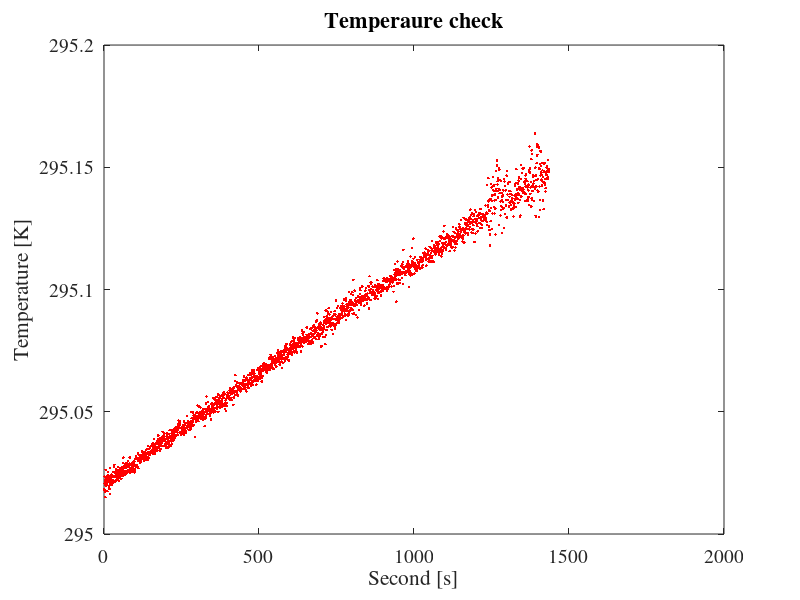
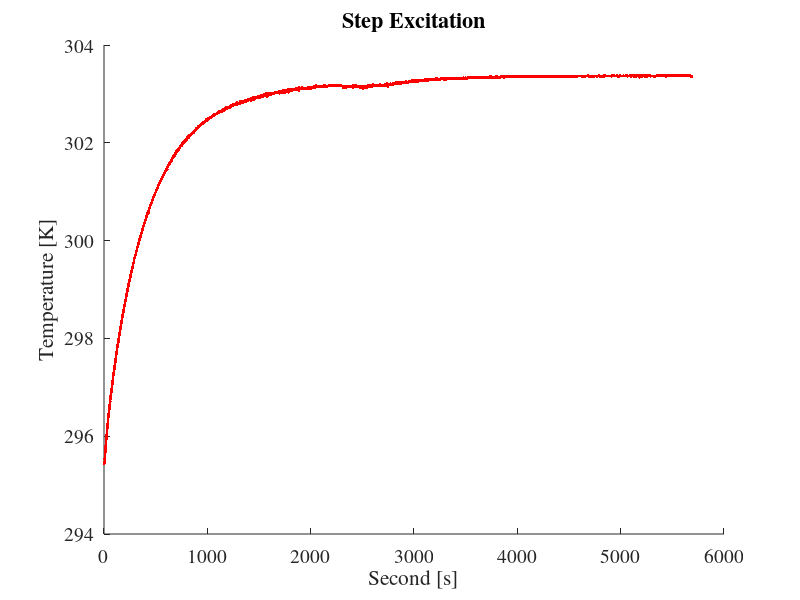

These charts were generated, in order, by the following MATLAB code: (Note: this script raises an error after producing the figures.)
%% PID Control
%dati per modello
T1_m=2.944;
T2_m=125.010;
H0_m= 7.943083;
e = 2.718281828459046;
eps_m=20;

%% Temperature check
% Import data
%path(path,'C:\Users\Federico\Documents\GitHub\ExpMethods\01_PID_Control');
load('tempcheck.mat');
% Plot
plot(tcheck.t,tcheck.T,'Linestyle','none','Marker','.',...
    'color','r');
set(gca, 'FontName', 'Times');
set(gca,'FontSize',14);
xlabel('Second [s]');
ylabel('Temperature [K]');
hTitle = title('Temperaure check');
set(hTitle,'FontSize',16);
% Calculate mean and std
Tm = mean(tcheck.T);
sigma_T = std(tcheck.T);
% Make a log
disp(sprintf('\n-------- TEMPERATURE CHECK --------'));
disp(sprintf('Average temperature: %d',Tm));
disp(sprintf('Temperature deviation: %d',sigma_T));
disp(sprintf('-----------------------------------\n'));
print('t_check','-depsc')
%% Step excitation
load('step.mat');
% Plot
figure();
hold on;
plot(step.t,step.T,'Linestyle','none','Marker','.',...
    'color','r');
set(gca, 'FontName', 'Times');
set(gca,'FontSize',14);
xlabel('Second [s]');
ylabel('Temperature [K]');
hTitle = title('Step Excitation');
set(hTitle,'FontSize',16);
% max value
asymptote = regressione_lineare(step.t(1,7000:7153),step.T(1,7000:7153), std(step.T(1,7000:7153)));
%plot(step.t, step.t.*asymptote.m+asymptote.b)
asym = step.t(end).*asymptote.m+asymptote.b;
print('step_p','-depsc')
%% Get H0 value
H0 = asym  - step.T(1);%step.T(end-10) - step.T(1);
delta_e=1;
modelstep=delta_e*H0*(ones(size(step.t))-T1/(T1-T2)*exp(-(step.t)./T1)+T2/(T1-T2)*exp(-(step.t)./T2)) + min(step.T);
plot(step.t, modelstep,'Linestyle','none','Marker','.',...
    'color','b');


% Make a log
disp(sprintf('\n-------- STEP EXCITATION --------'));
disp(sprintf('H_0: %d',H0));
disp(sprintf('-----------------------------------\n'));

%% Pulse excitation
close all
load('pulse.mat');
% Plot
plot(pulse.t,pulse.T,'Linestyle','none','Marker','.',...
    'color','r');set(gca, 'FontName', 'Times');
set(gca,'FontSize',14);
xlabel('Second [s]');
ylabel('Temperature [K]');
hTitle = title('Pulse Excitation');
set(hTitle,'FontSize',16);
hold on;
print('pulse', '-depsc');

delta_e=1;
modelstep2=delta_e*H0_m*(ones(size(pulse.t(1,1:33)))-T1_m/(T1_m-T2_m)*exp(-pulse.t(1,1:33)./T1_m)+T2_m/(T1_m-T2_m)*exp(-pulse.t(1,1:33)./T2_m)) + min(pulse.T);
modelpulse=delta_e*H0_m/(T1_m-T2_m)*(T1_m*(exp(eps_m/T1_m)-1)*exp(-pulse.t(1,34:1535)/T1_m)-T2_m*(exp(eps_m/T2_m)-1)*exp(-pulse.t(1,34:1535)/T2_m))+ min(pulse.T);
plot(pulse.t(1,1:33), modelstep2,'Linestyle','none','Marker','.',...
    'color','b');
plot(pulse.t(1,34:1535), modelpulse,'Linestyle','none','Marker','.',...
    'color','b');
% Find maximum r(t) is the function
temp = pulse.T;
rp = max(temp);
index = find(temp == rp);
tp = pulse.t(index);
rp = pulse.T(index) - min(pulse.T(index));

%% derivative expression rp = H(0) ((exp(eps/T) - 1)exp(-tp/T))
% i want to find the root of
myfun = @(x,eps, rp, tp, H_0) (rp - H_0 * (exp(eps/x) - 1) * exp(- tp/x));  % parameterized function
% parameter
eps = 20;
H0 = 7.9471;
tp = pulse.t(index);
rp = pulse.T(index) - min(pulse.T);
fun = @(x) myfun(x,eps, rp, tp, H0);    % function of x alone
T1 = fzero(fun,2.943);
T2 = fzero(fun,120);
%% plot
x=0:1:300;
hold on;
xlim([0 150])
plot(x,H0 .* (exp(eps./x) - 1) .* exp(- tp./x));
plot([0 200],[rp rp]);

%% calculate P, I, k_p, k_i
P=(1/3)*((T1+T2)^2)/(T1*T2)-1;
I=(1/27)*((T1+T2)^3)/((T1*T2)^2);
Kp=P/H0;
Ki=I/H0;

%% Temp_check
%PID control T=25
f2=figure();
load('PI_25C.mat');

p2=plot(cm(1,1:335),T(1,1:335),'linestyle', 'none', 'Marker','.',...
    'color','r');
xlim([0 200])
set(gca,'FontSize',14);
xlabel('Second [s]');
ylabel('Temperature [K]');
hTitle = title('PID control fixed temperature');
set(hTitle,'FontSize',16);
hold on;
print('pid25', '-depsc');

%% 3 steps
f1=figure();
load('PI_3steps.mat');
p1=plot(cm(1,1:1483),T(1,1:1483),'linestyle', 'none', 'Marker','.',...
    'color','r');
xlim([0 1000])
set(gca,'FontSize',14);
xlabel('Second [s]');
ylabel('Temperature [K]');
hTitle = title('PID control three temperaure');
set(hTitle,'FontSize',16);
hold on;
print('pid3step', '-depsc');

%% T expected 35, sample rate 30, task 10
f1=figure();
load('PI_35expect_samplerate30.mat');
hold on;
p1=plot(cm(1,1:28),T(1,1:28),'linestyle', 'none', 'Marker','.',...
    'color','r');
plot([0 500],[308.15 308.15]);
set(gca,'FontSize',14);
xlabel('Second [s]');
ylabel('Temperature [K]');
hTitle = title('Long sampling interval');
set(hTitle,'FontSize',16);
hold on;
print('long_sampling', '-depsc');

%% Kp=0
f1=figure();
load('I_35.mat');
hold on;
p1=plot(cm(1,1:1800),T(1,1:1800),'linestyle', 'none', 'Marker','.',...
    'color','r');
plot([0 1300],[308.15 308.15]);
xlim([0 1230])
set(gca,'FontSize',14);
xlabel('Second [s]');
ylabel('Temperature [K]');
hTitle = title('I control');
set(hTitle,'FontSize',16);
hold on;
print('I35', '-depsc');


%% Ki=0
f1=figure();
load('P_35.mat');
hold on;
p1=plot(cm(1,1:1049),T(1,1:1049),'linestyle', 'none', 'Marker','.',...
    'color','r');
xlim([0 670]);
plot([0 670],[308.15 308.15]);
set(gca,'FontSize',14);
xlabel('Second [s]');
ylabel('Temperature [K]');
hTitle = title('P control');
set(hTitle,'FontSize',16);
hold on;
print('P35', '-depsc');

%% Kp=100
f1=figure();
load('PI_35_100kp.mat');
hold on;
p1=plot(cm(1,1:612),T(1,1:612),'linestyle', 'none', 'Marker','.',...
    'color','r');
xlim([0 375]);
plot([0 670],[308.15 308.15]);
set(gca,'FontSize',14);
xlabel('Second [s]');
ylabel('Temperature [K]');
hTitle = title('Wrong value of K_P');
set(hTitle,'FontSize',16);
hold on;
print('P100', '-depsc');
